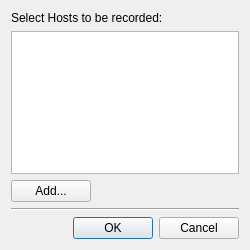
<?xml version="1.0" encoding="UTF-8"?>
<ui version="4.0">
 <class>HostPicker</class>
 <widget class="QDialog" name="HostPicker">
  <property name="geometry">
   <rect>
    <x>0</x>
    <y>0</y>
    <width>250</width>
    <height>250</height>
   </rect>
  </property>
  <property name="windowTitle">
   <string>Select hosts</string>
  </property>
  <layout class="QVBoxLayout" name="verticalLayout">
   <item>
    <widget class="QLabel" name="header_label">
     <property name="text">
      <string>Select Hosts to be recorded:</string>
     </property>
    </widget>
   </item>
   <item>
    <widget class="QTreeView" name="host_list">
     <property name="selectionMode">
      <enum>QAbstractItemView::ExtendedSelection</enum>
     </property>
     <property name="verticalScrollMode">
      <enum>QAbstractItemView::ScrollPerPixel</enum>
     </property>
     <property name="rootIsDecorated">
      <bool>false</bool>
     </property>
     <attribute name="headerVisible">
      <bool>false</bool>
     </attribute>
    </widget>
   </item>
   <item>
    <layout class="QHBoxLayout" name="button_layout">
     <item>
      <widget class="QPushButton" name="add_button">
       <property name="toolTip">
        <string>Manually add a new hostname</string>
       </property>
       <property name="text">
        <string>Add...</string>
       </property>
       <property name="icon">
        <iconset resource="../../../../../iconset/ecalicons.qrc">
         <normaloff>:/ecalicons/ADD</normaloff>:/ecalicons/ADD</iconset>
       </property>
      </widget>
     </item>
     <item>
      <spacer name="button_spacer">
       <property name="orientation">
        <enum>Qt::Horizontal</enum>
       </property>
       <property name="sizeHint" stdset="0">
        <size>
         <width>0</width>
         <height>0</height>
        </size>
       </property>
      </spacer>
     </item>
    </layout>
   </item>
   <item>
    <widget class="Line" name="line">
     <property name="orientation">
      <enum>Qt::Horizontal</enum>
     </property>
    </widget>
   </item>
   <item>
    <widget class="QDialogButtonBox" name="button_box">
     <property name="orientation">
      <enum>Qt::Horizontal</enum>
     </property>
     <property name="standardButtons">
      <set>QDialogButtonBox::Cancel|QDialogButtonBox::Ok</set>
     </property>
    </widget>
   </item>
  </layout>
 </widget>
 <resources>
  <include location="../../../../../iconset/ecalicons.qrc"/>
 </resources>
 <connections>
  <connection>
   <sender>button_box</sender>
   <signal>accepted()</signal>
   <receiver>HostPicker</receiver>
   <slot>accept()</slot>
   <hints>
    <hint type="sourcelabel">
     <x>248</x>
     <y>254</y>
    </hint>
    <hint type="destinationlabel">
     <x>157</x>
     <y>274</y>
    </hint>
   </hints>
  </connection>
  <connection>
   <sender>button_box</sender>
   <signal>rejected()</signal>
   <receiver>HostPicker</receiver>
   <slot>reject()</slot>
   <hints>
    <hint type="sourcelabel">
     <x>316</x>
     <y>260</y>
    </hint>
    <hint type="destinationlabel">
     <x>286</x>
     <y>274</y>
    </hint>
   </hints>
  </connection>
 </connections>
</ui>
